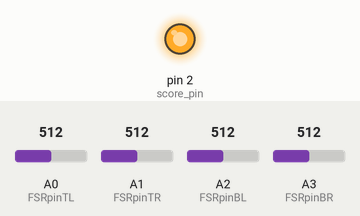
Recording of a sketch running on a simulated Arduino Uno, built with avr-gcc and run on an emulated ATmega328P. On the bench: output pins drawn as LEDs (lit = HIGH). Inputs (shaded band) come from the test bench; at power-on: A0 (FSRpinTL) = 512, A1 (FSRpinTR) = 512, A2 (FSRpinBL) = 512, A3 (FSRpinBR) = 512. What the sketch prints to the serial monitor is not drawn.

Above: at 1.2 s.
1.3 s: A0 (FSRpinTL) set to 537
4.3 s: A1 (FSRpinTR) set to 536
7.3 s: A2 (FSRpinBL) set to 536
Timing chart, 0 to 10.3 s (numbered marks = the images above; inputs shaded):
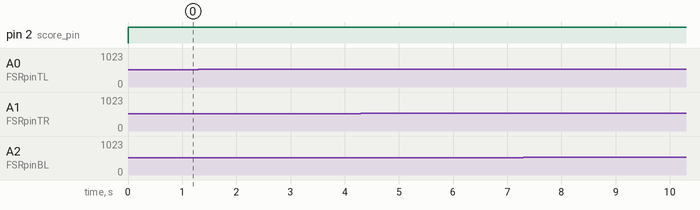

Measured:
- after the input at 1.3 s, every drawn part: stays the same
- after the input at 4.3 s, every drawn part: stays the same
- after the input at 7.3 s, every drawn part: stays the same

The sketch:

fsr_4input_good.ino
```cpp
//Using FSR as an input to on an LED
//Written for ThatsEngineering
//Date: 13/01/2021

//Specify Pins
//int LEDpin = 2;
int FSRpinTL = A0;
int FSRpinTR = A1;
int FSRpinBL = A2;
int FSRpinBR = A3;
int score_pin = 2;

//Temp variable to hold FSR analog reading
int valueTL = 0;
int valueTR = 0;
int valueBL = 0;
int valueBR = 0;
int total_force_analogue = 0;
int total_force_old = 0;
int senVal[] = {0, 0, 0, 0, 0, 0, 0, 0, 0, 0};
int i = 0;
int avg = 0;

void setup() {
  Serial.begin(9600);
  //pinMode(LEDpin, OUTPUT);
  pinMode(score_pin, OUTPUT);

}

void loop() {
  //set values for individual sensors, calculate total force
  //digitalWrite(score_pin, LOW);
  total_force_old = total_force_analogue;
  valueTL = analogRead(FSRpinTL);
  valueTR = analogRead(FSRpinTR);
  valueBL = analogRead(FSRpinBL);
  valueBR = analogRead(FSRpinBR);
  total_force_analogue = (valueTL+valueTR+valueBL+valueBR);


  for (i = 0; i < 10; i = i + 1) {
    avg += senVal[i];
  }
  avg /= 10;
  Serial.print("avg value: ");
  Serial.println(avg);

    //one newton of change will trigger the input pin, about 100 grams
  if(total_force_analogue - avg >= 150){

    digitalWrite(score_pin, HIGH);
    //delay(50);
    //digitalWrite(score_pin, LOW);
    //declare output pin (any digital pin) -> if weight increases by
    //certain amount, set output pin to high, then low
  //need a delay btwn high and low
  }


  senVal[0] = senVal[1];
  senVal[1] = senVal[2];
  senVal[2] = senVal[3];
  senVal[3] = senVal[4];
  senVal[4] = senVal[5];
  senVal[5] = senVal[6];
  senVal[6] = senVal[7];
  senVal[7] = senVal[8];
  senVal[8] = senVal[9];
  senVal[9] = total_force_analogue;

  Serial.print("total force analog: ");
  Serial.println(total_force_analogue);


  if (total_force_analogue == 0) {
    Serial.println("No pressure");
  }


 /* //If FSR recieves a force the LED will light up
  if (valueTL > 0 || valueTR >0 || valueBL > 0 || valueBR >0) {
    digitalWrite(LEDpin, HIGH);
  }
  else{
    digitalWrite(LEDpin, LOW);
  }
  */

    Serial.print("force difference: ");
    Serial.println(total_force_analogue-total_force_old);


  Serial.print("Analog reading from FSRTL: ");
  Serial.println(valueTL);
  Serial.print("Analog reading from FSRTR: ");
  Serial.println(valueTR);
  Serial.print("Analog reading from FSRBL: ");
  Serial.println(valueBL);
  Serial.print("Analog reading from FSRBR: ");
  Serial.println(valueBR);


}
```
